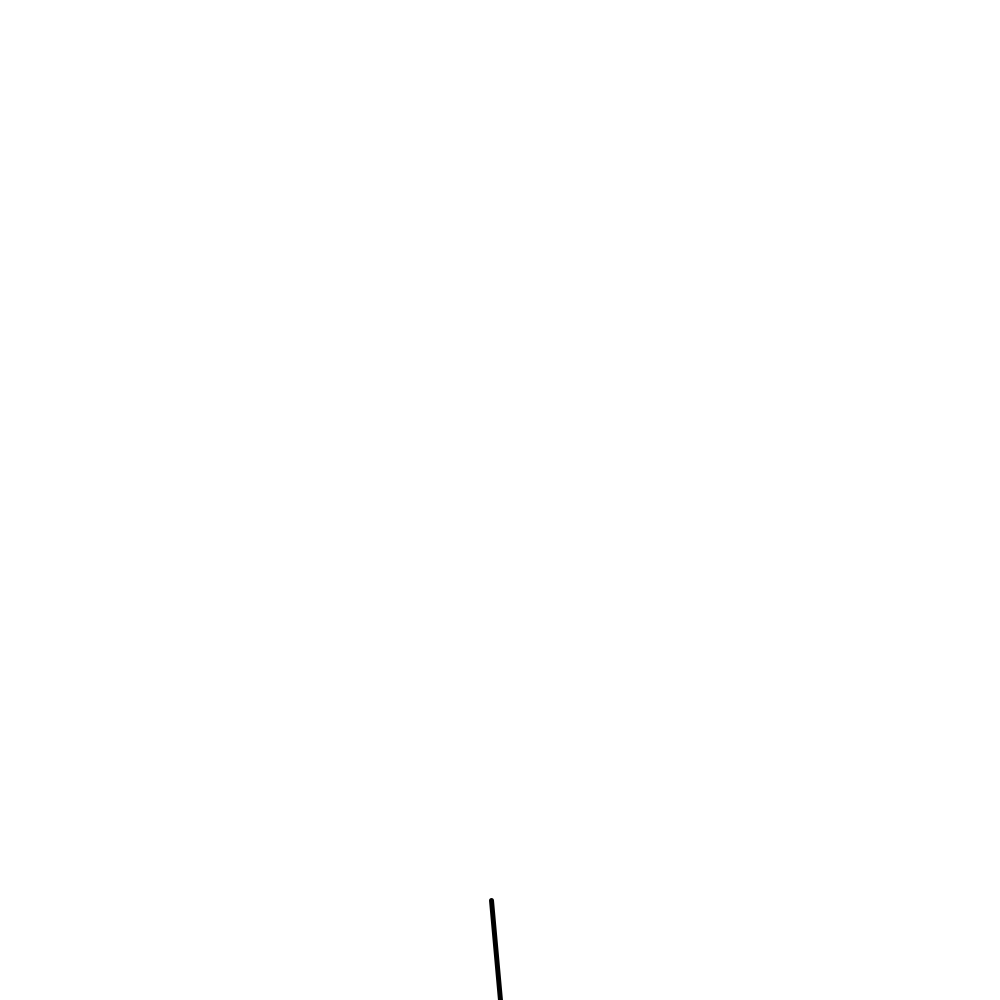
Frame 1 (no input)
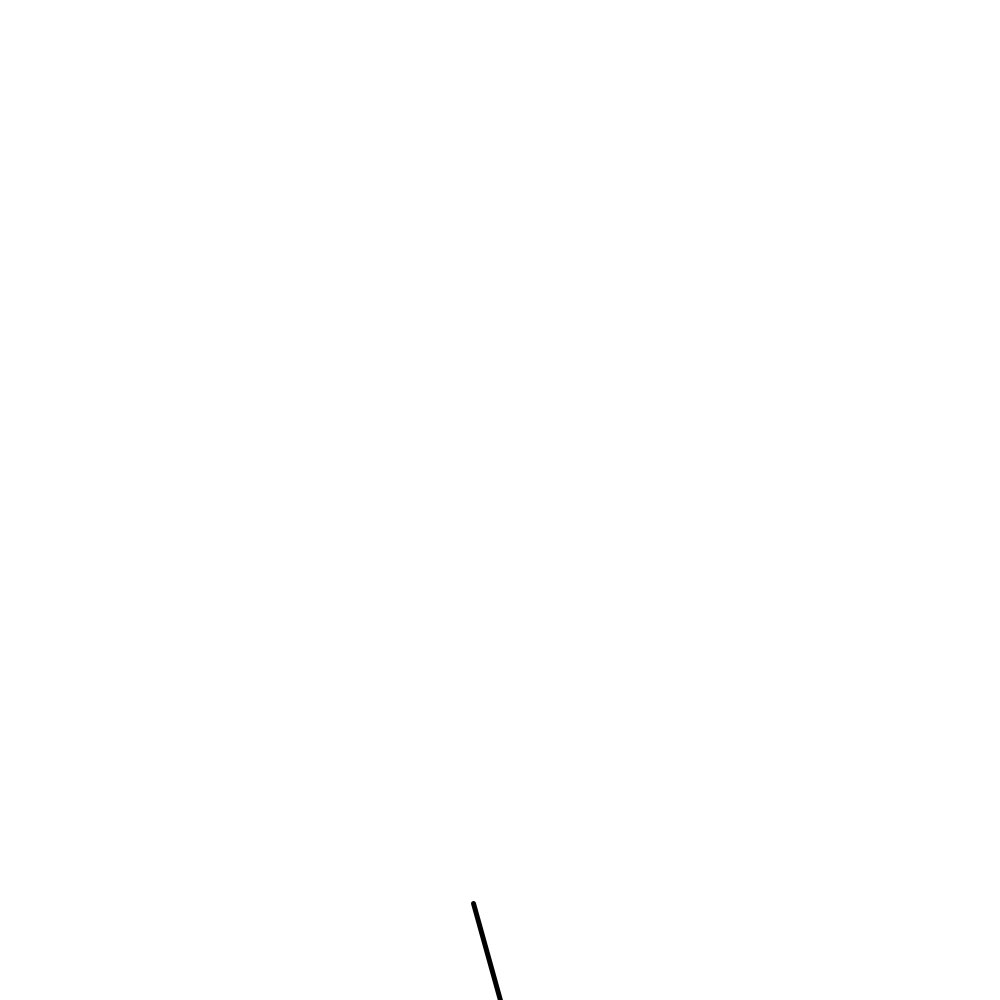
Frame 60 (the mouse pressed at the canvas centre just before this capture)
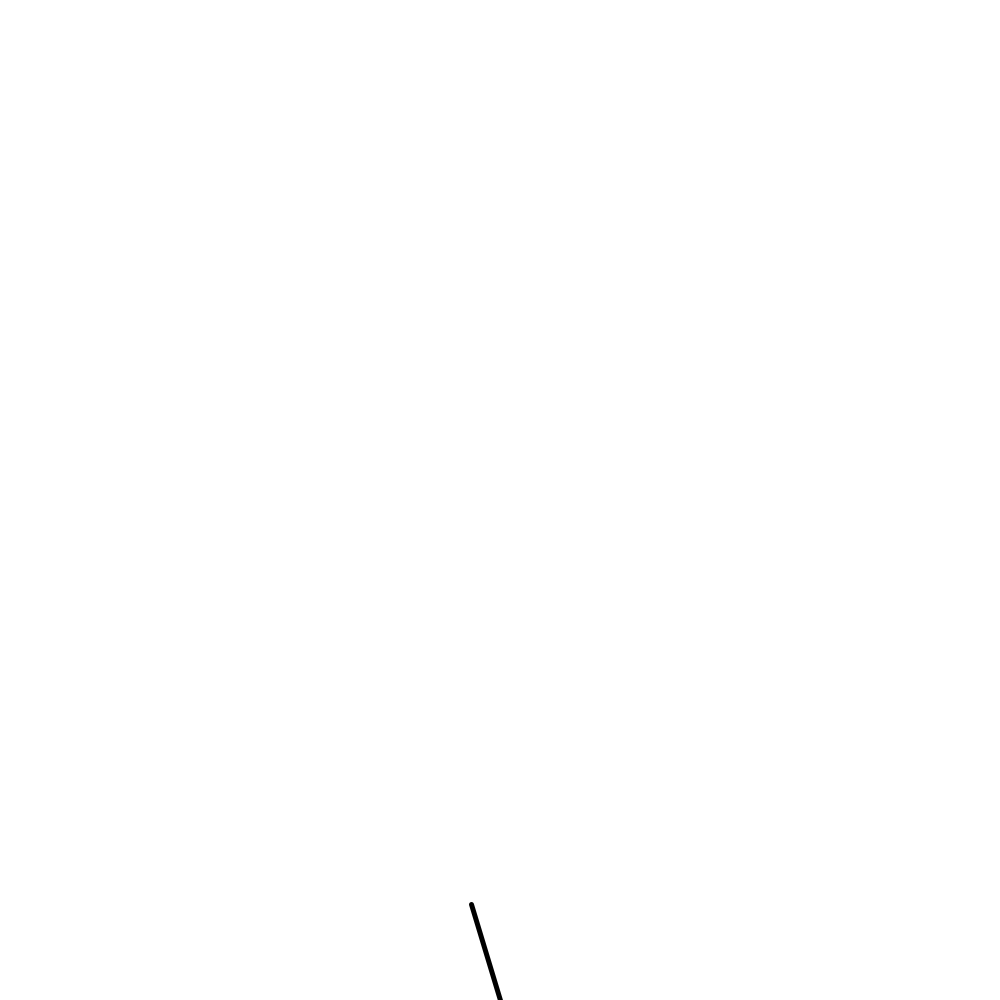
Frame 120 (the mouse held since frame 60 and released just before this capture)

The Processing sketch that drew these frames (run headless with seeded random() and noise(); from frame 60 on, the mouse is pressed at the canvas centre):

// Processing sketch: sketch_6_1
// ── sketch_6_1.pde
MassSpringDamper a;

void setup() 
{
    size(1000,1000);
    a = new MassSpringDamper();
}

void draw() 
{
    background(255);
    a.run();    
}
// ── MassSpringDamper.pde
public class MassSpringDamper 
{
    PVector location;
    float acceleration;
    float velocity;
    float force;
    float theta;
    float mass;
    float damper;
    float spring;

    public MassSpringDamper () 
    {
        location = new PVector(0,0);
        theta = 0;
        mass = 20;
        force = 100;
        damper = 0.1;
        spring = 1;
    }
    
    void run()
    {
        update(0,0);
        display();
    }
    
    void display()
    {
        pushMatrix();
        translate(width/2,height);
        rotate(radians(theta));
        strokeWeight(5);
        line(location.x,location.y,0,-100);
        popMatrix();
    }
    
    void update(float f, float v)
    {
        acceleration = -force/mass;
        velocity += acceleration;
        theta += velocity;
        force = velocity*damper + theta*spring;
    }

}
